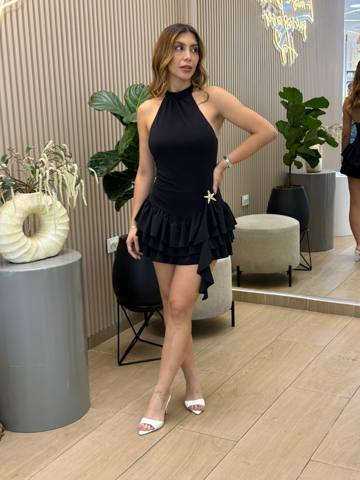
#> input picture Edicion de imagenes/Adjuntos/crudo/prenda-05-02.jpg, 360 x 480 px, given in place of logo_mask.png, which was not available
$ python videos_31oct.py ../Adjuntos/crudo/prenda-05-02.jpg
#> lines starting #> are read from the running program, lines starting #| are printed output that depends on the picture
# Videos V.YA 31 oct 2026 - 5 videos verticales 1080x1920, 30 fps, sin audio real (pista muda)
import subprocess, os, sys
ONLY = set(sys.argv[1:])  # p. ej. "python3 videos_31oct.py 4" rehace solo el video 4
want = lambda n: not ONLY or str(n) in ONLY
from PIL import Image

V = "/mnt/user-data/uploads/vya contenido/videos/"
OUT = "/home/claude/w/out"; TMP = "/home/claude/w/tmp"
os.makedirs(OUT, exist_ok=True); os.makedirs(TMP, exist_ok=True)
LOGO = "/mnt/user-data/uploads/obsidian-main-cc-main/obsidian-main-cc-main/Edicion de imagenes/logo_mask.png"
COLOR = "eq=contrast=1.04:saturation=1.03:brightness=0.01,colorbalance=rs=0.015:bs=-0.015:rm=0.01:bm=-0.01"
CREAM = "0xEFE9E1"

# logo blanco al 80 % y version oscura para fondos claros
m = Image.open(LOGO).convert("L")
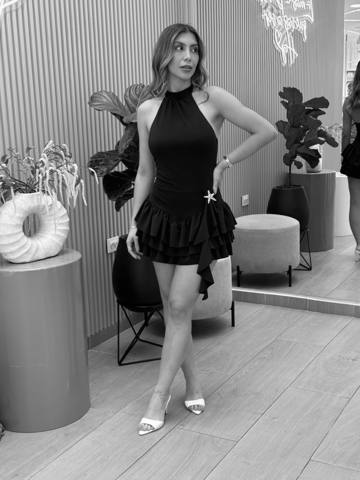
#> m: PIL image 360x480 L; min 0, max 255, mean 132.9
def logo(w, rgb, a, path):
#> called with w = 190, rgb = (255, 255, 255), a = 0.8, path = '/home/claude/w/tmp/logo_w.png'
    mm = m.resize((w, round(m.height * w / m.width)), Image.LANCZOS)
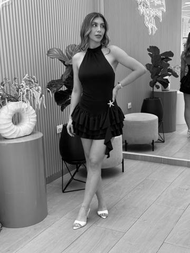
#> mm: PIL image 190x253 L; min 0, max 255, mean 132.9
    im = Image.new("RGBA", mm.size, rgb + (0,)); im.putalpha(mm.point(lambda v: int(v * a)))
    im.save(path)
logo(190, (255, 255, 255), 0.8, f"{TMP}/logo_w.png")
logo(170, (60, 52, 46), 0.9, f"{TMP}/logo_d.png")
#> call 2 of logo, with w = 170, rgb = (60, 52, 46), a = 0.9, path = '/home/claude/w/tmp/logo_d.png'
#> in logo (call 2), `mm = m.resize((w, round(m.height * w / m.width)), Image.LANCZOS)`:
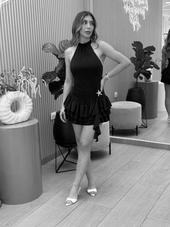
#> mm: PIL image 170x227 L; min 0, max 255, mean 132.9
#> in logo (call 2), `im.putalpha(mm.point(lambda v: int(v * a)))`:
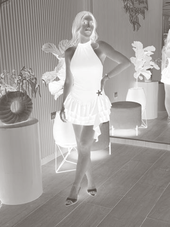
#> im: PIL image 170x227 RGBA; mean R, G, B, A 60, 52, 46, 119.2; transparent parts drawn white

def src(n):
    return V + (n + ".MOV" if n.startswith("IMG") else "20261029_" + n + ".mp4")

def run(cmd):
    r = subprocess.run(cmd, capture_output=True, text=True)
    if r.returncode: print(r.stderr[-1500:]); raise SystemExit(1)

def seg(name, start, dur, out, w=1080, h=1920, zoom=1.0):
    """Corta un plano: tienda (Samsung 60 fps) a 0,75x; modelo a velocidad normal."""
    slow = not name.startswith("IMG")
    srcdur = dur * 0.75 if slow else dur
    pts = "setpts=PTS/0.75," if slow else ""
    sw, sh = int(w * zoom), int(h * zoom)
    vf = (f"{pts}scale={sw}:{sh}:force_original_aspect_ratio=increase,crop={w}:{h},"
          f"fps=30,{COLOR},setsar=1,format=yuv420p")
    run(["ffmpeg", "-nostdin", "-v", "error", "-y", "-ss", str(start), "-t", str(srcdur + 0.1),
         "-i", src(name), "-vf", vf, "-t", str(dur), "-an", "-c:v", "libx264", "-crf", "16",
         "-preset", "veryfast", out])

def concat(parts, out):
    lst = f"{TMP}/list.txt"
    open(lst, "w").write("".join(f"file '{p}'\n" for p in parts))
    run(["ffmpeg", "-nostdin", "-v", "error", "-y", "-f", "concat", "-safe", "0", "-i", lst,
         "-c", "copy", out])

def finish(body, out, logo_file=f"{TMP}/logo_w.png", y=1735):
    d = float(subprocess.check_output(["ffprobe", "-v", "error", "-show_entries", "format=duration",
                                       "-of", "csv=p=0", body]).decode())
    fc = (f"[0:v][1:v]overlay=(W-w)/2:{y},fade=t=in:st=0:d=0.25,"
          f"fade=t=out:st={d-0.6:.2f}:d=0.6,format=yuv420p[v]")
    run(["ffmpeg", "-nostdin", "-v", "error", "-y", "-i", body, "-i", logo_file,
         "-f", "lavfi", "-i", "anullsrc=r=48000:cl=stereo", "-filter_complex", fc,
         "-map", "[v]", "-map", "2:a", "-t", f"{d:.2f}", "-c:v", "libx264", "-preset", "veryfast",
         "-crf", "22", "-maxrate", "7M", "-bufsize", "14M", "-c:a", "aac", "-b:a", "96k",
         "-movflags", "+faststart", out])
    print(out, round(os.path.getsize(out) / 1e6, 1), "MB", round(d, 2), "s")

def simple(tag, shots, out):
    parts = []
    for i, s in enumerate(shots):
        name, start, dur = s[:3]; zoom = s[3] if len(s) > 3 else 1.0
        p = f"{TMP}/{tag}_{i:02d}.mp4"; seg(name, start, dur, p, zoom=zoom); parts.append(p)
    body = f"{TMP}/{tag}_body.mp4"; concat(parts, body); finish(body, out)

# 1 - Lookbook a ritmo: 16 planos de 1,25 s (medio compas a 96 BPM), cuerpo entero
if want(1): simple("v1", [("IMG_1597", 0.2, 1.25), ("IMG_1595", 0.5, 1.25), ("IMG_1596", 0.2, 1.25),
              ("IMG_1598", 12.6, 1.25), ("IMG_1599", 0.3, 1.25), ("IMG_1600", 0.2, 1.25),
              ("IMG_1601", 3.2, 1.25), ("IMG_1602", 0.2, 1.25), ("IMG_1603", 0.2, 1.25),
              ("IMG_1597", 8.0, 1.25), ("IMG_1595", 11.0, 1.25), ("IMG_1596", 8.0, 1.25),
              ("IMG_1600", 12.8, 1.25), ("IMG_1601", 11.0, 1.25), ("IMG_1602", 12.0, 1.25),
              ("IMG_1603", 1.8, 1.5)], f"{OUT}/VYA_video1_lookbook.mp4")

# 2 - Recorrido por la tienda: solo tienda, camara lenta 0,75x, cierra en la vitrina
if want(2): simple("v2", [("173432", 1.0, 2.5), ("171207", 3.0, 2.5), ("171247", 0.5, 2.5),
              ("171434", 5.0, 2.5), ("172300", 5.0, 2.5), ("173559", 6.0, 2.5),
              ("173456", 2.0, 2.5), ("173823", 4.0, 2.5), ("173901", 0.3, 2.5),
              ("174011", 1.0, 3.0)], f"{OUT}/VYA_video2_recorrido_tienda.mp4")

# 3 - Detalles: primeros planos (botones, hombro, cinturon, cierre, broche, espalda, volantes, escote)
if want(3): simple("v3", [("IMG_1598", 5.0, 2.5), ("IMG_1595", 8.3, 2.5, 1.12), ("IMG_1597", 3.0, 2.5),
              ("IMG_1600", 5.0, 2.5), ("IMG_1603", 10.0, 2.5, 1.1), ("IMG_1596", 5.0, 2.5),
              ("IMG_1601", 8.3, 2.5), ("IMG_1602", 5.6, 3.0)], f"{OUT}/VYA_video3_detalles.mp4")

# 4 - Diptico: frente y espalda a la vez sobre fondo crema, 6 looks x 3 s
PW, PH = 524, 932; GAP = 16; X1 = (1080 - 2 * PW - GAP) // 2; Y = 450
pairs = [(("IMG_1597", 0.2), ("IMG_1597", 6.0)), (("IMG_1595", 1.0), ("IMG_1595", 3.0)),
         (("IMG_1596", 0.2), ("IMG_1596", 5.0)), (("IMG_1598", 11.4), ("IMG_1598", 4.0)),
         (("IMG_1603", 0.2), ("IMG_1603", 3.0)), (("IMG_1602", 0.2), ("IMG_1602", 2.0))]
parts = []
for i, (a, b) in (enumerate(pairs) if want(4) else []):
    pa, pb = f"{TMP}/v4a_{i}.mp4", f"{TMP}/v4b_{i}.mp4"
    seg(a[0], a[1], 3.0, pa, PW, PH); seg(b[0], b[1], 3.0, pb, PW, PH)
    p = f"{TMP}/v4_{i:02d}.mp4"
    run(["ffmpeg", "-nostdin", "-v", "error", "-y", "-f", "lavfi", "-i",
         f"color=c={CREAM}:s=1080x1920:r=30:d=3", "-i", pa, "-i", pb, "-filter_complex",
         f"[0:v][1:v]overlay={X1}:{Y}[t];[t][2:v]overlay={X1+PW+GAP}:{Y},format=yuv420p[v]",
         "-map", "[v]", "-t", "3", "-c:v", "libx264", "-crf", "16", "-preset", "veryfast", p])
    parts.append(p)
if want(4):
    concat(parts, f"{TMP}/v4_body.mp4")
    finish(f"{TMP}/v4_body.mp4", f"{OUT}/VYA_video4_diptico_frente_espalda.mp4",
           f"{TMP}/logo_d.png", Y + PH + 90)

# 5 - Jeans: modelo con jean + jeans en gancho y maniqui
if want(5): simple("v5", [("IMG_1596", 0.2, 2.5), ("171808", 0.2, 2.5), ("IMG_1601", 8.6, 2.5),
              ("173901", 0.2, 2.5), ("IMG_1596", 2.4, 2.5), ("173823", 11.0, 2.5),
              ("173559", 3.3, 2.5), ("IMG_1601", 3.0, 2.5), ("173456", 3.3, 2.0),
              ("IMG_1596", 9.0, 3.0)], f"{OUT}/VYA_video5_jeans.mp4")

$ run again, on Edicion de imagenes/Adjuntos/crudo/prenda-06-01.jpg
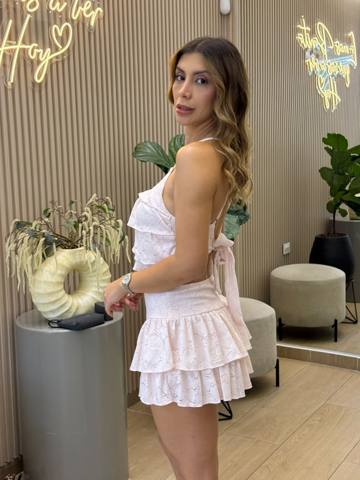
#> input picture Edicion de imagenes/Adjuntos/crudo/prenda-06-01.jpg, 360 x 480 px, given in place of logo_mask.png, which was not available
#> in logo (call 2), `mm = m.resize((w, round(m.height * w / m.width)), Image.LANCZOS)`:
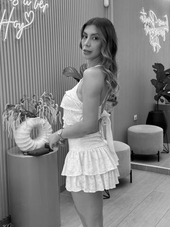
#> mm: PIL image 170x227 L; min 0, max 255, mean 132.5
#> im: PIL image 170x227 RGBA
#> in logo (call 2), `im.putalpha(mm.point(lambda v: int(v * a)))`:
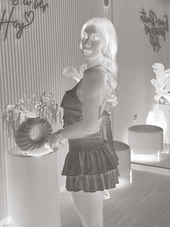
#> im: PIL image 170x227 RGBA; mean R, G, B, A 60, 52, 46, 118.8; transparent parts drawn white

$ run again, on Edicion de imagenes/Adjuntos/crudo/prenda-09-01.jpg
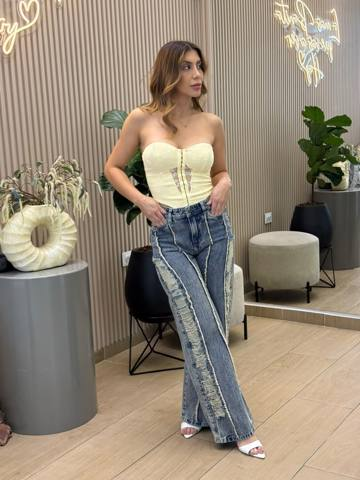
#> input picture Edicion de imagenes/Adjuntos/crudo/prenda-09-01.jpg, 360 x 480 px, given in place of logo_mask.png, which was not available
#> in logo (call 2), `mm = m.resize((w, round(m.height * w / m.width)), Image.LANCZOS)`:
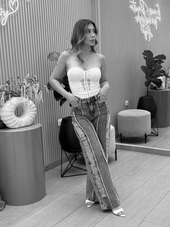
#> mm: PIL image 170x227 L; min 0, max 255, mean 137.3
#> im: PIL image 170x227 RGBA
#> in logo (call 2), `im.putalpha(mm.point(lambda v: int(v * a)))`:
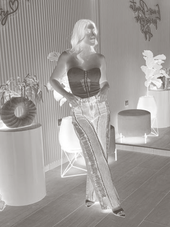
#> im: PIL image 170x227 RGBA; mean R, G, B, A 60, 52, 46, 123.1; transparent parts drawn white
